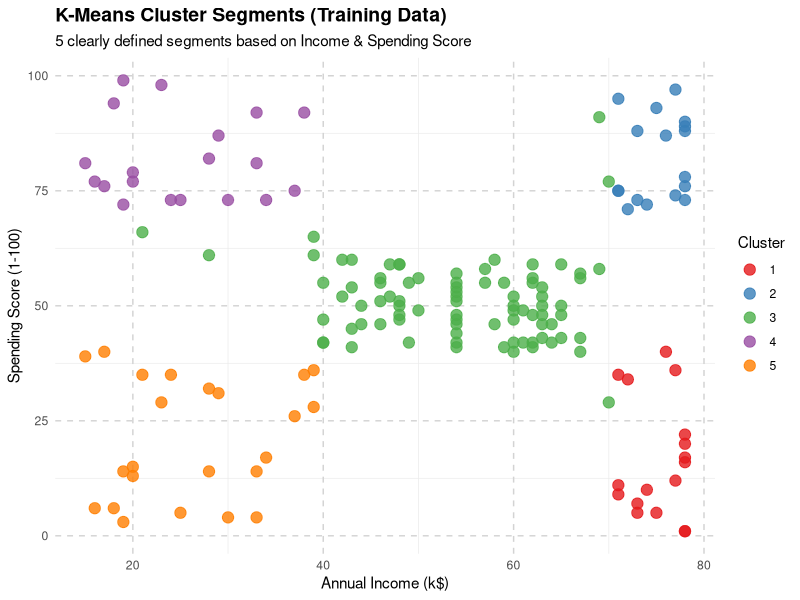
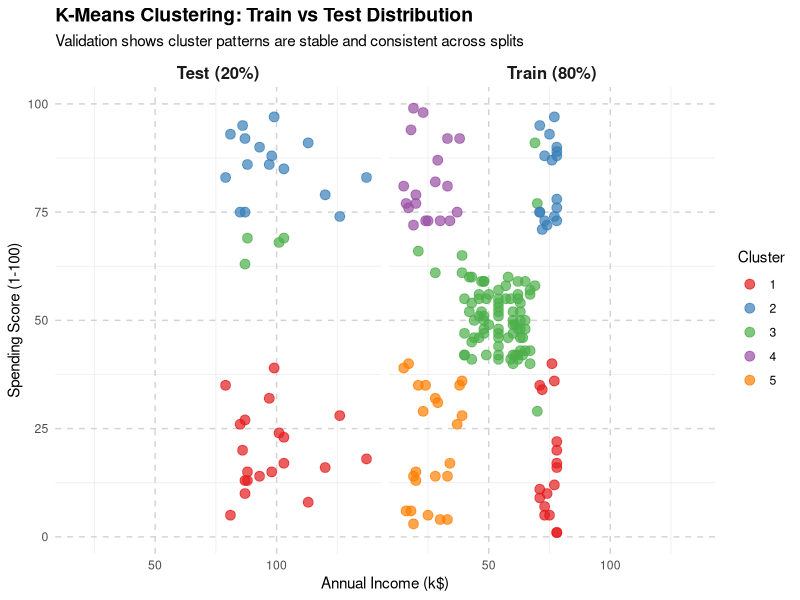
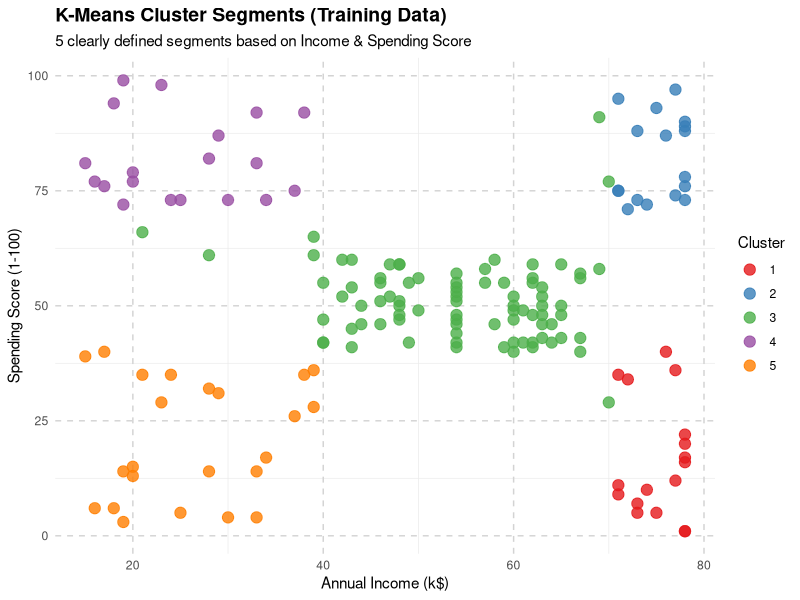
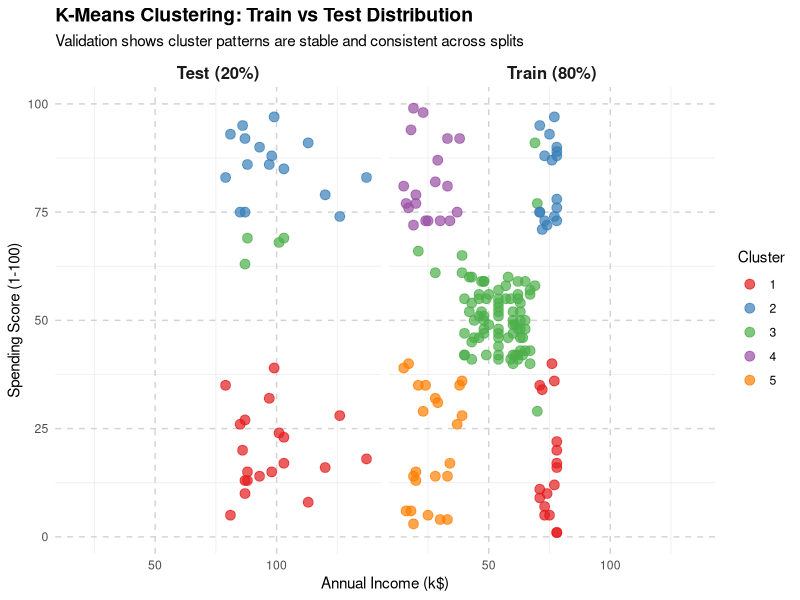

Write the R code that produced these figures, in order.
# ============================================
# TASK 4.6: CLUSTER VISUALIZATION (ggplot2)
# ============================================

library(ggplot2)
library(tidyverse)

# Load clustered datasets
train_df <- read.csv("models/kmeans/train_data_clustered.csv")
test_df <- read.csv("models/kmeans/test_data_clustered.csv")

# Combine datasets with a source column for comparison plot
train_df$Set <- "Train (80%)"
test_df$Set <- "Test (20%)"
combined_df <- rbind(train_df, test_df)

# Define cluster colors and names
cluster_colors <- c("#E41A1C", "#377EB8", "#4DAF4A", "#984EA3", "#FF7F00")

# ========== PLOT: TRAINING CLUSTERS ==========
p_train <- ggplot(train_df, aes(x = Annual_Income, y = Spending_Score, color = factor(KMeans_Cluster))) +
  geom_point(size = 3.5, alpha = 0.8) +
  scale_color_manual(values = cluster_colors, name = "Cluster") +
  labs(
    title = "K-Means Cluster Segments (Training Data)",
    subtitle = "5 clearly defined segments based on Income & Spending Score",
    x = "Annual Income (k$)",
    y = "Spending Score (1-100)"
  ) +
  theme_minimal() +
  theme(
    plot.title = element_text(face = "bold", size = 14),
    panel.grid.major = element_line(color = "lightgrey", linetype = "dashed")
  )

print(p_train)

# ========== PLOT: TRAIN VS TEST COMPARISON ==========
p_comparison <- ggplot(combined_df, aes(x = Annual_Income, y = Spending_Score, color = factor(KMeans_Cluster))) +
  geom_point(size = 3, alpha = 0.7) +
  facet_wrap(~Set) +
  scale_color_manual(values = cluster_colors, name = "Cluster") +
  labs(
    title = "K-Means Clustering: Train vs Test Distribution",
    subtitle = "Validation shows cluster patterns are stable and consistent across splits",
    x = "Annual Income (k$)",
    y = "Spending Score (1-100)"
  ) +
  theme_minimal() +
  theme(
    plot.title = element_text(face = "bold", size = 14),
    panel.grid.major = element_line(color = "lightgrey", linetype = "dashed"),
    strip.text = element_text(face = "bold", size = 12)
  )

print(p_comparison)

# Save plots
png("models/kmeans/plots/03_kmeans_clusters.png", width = 10, height = 7, units = "in", res = 300)
print(p_train)
dev.off()
print("✓ Saved: 03_kmeans_clusters.png")

png("models/kmeans/plots/04_kmeans_train_vs_test.png", width = 12, height = 6, units = "in", res = 300)
print(p_comparison)
dev.off()
print("✓ Saved: 04_kmeans_train_vs_test.png")

print("\n✓ Task 4.6 Complete!")
